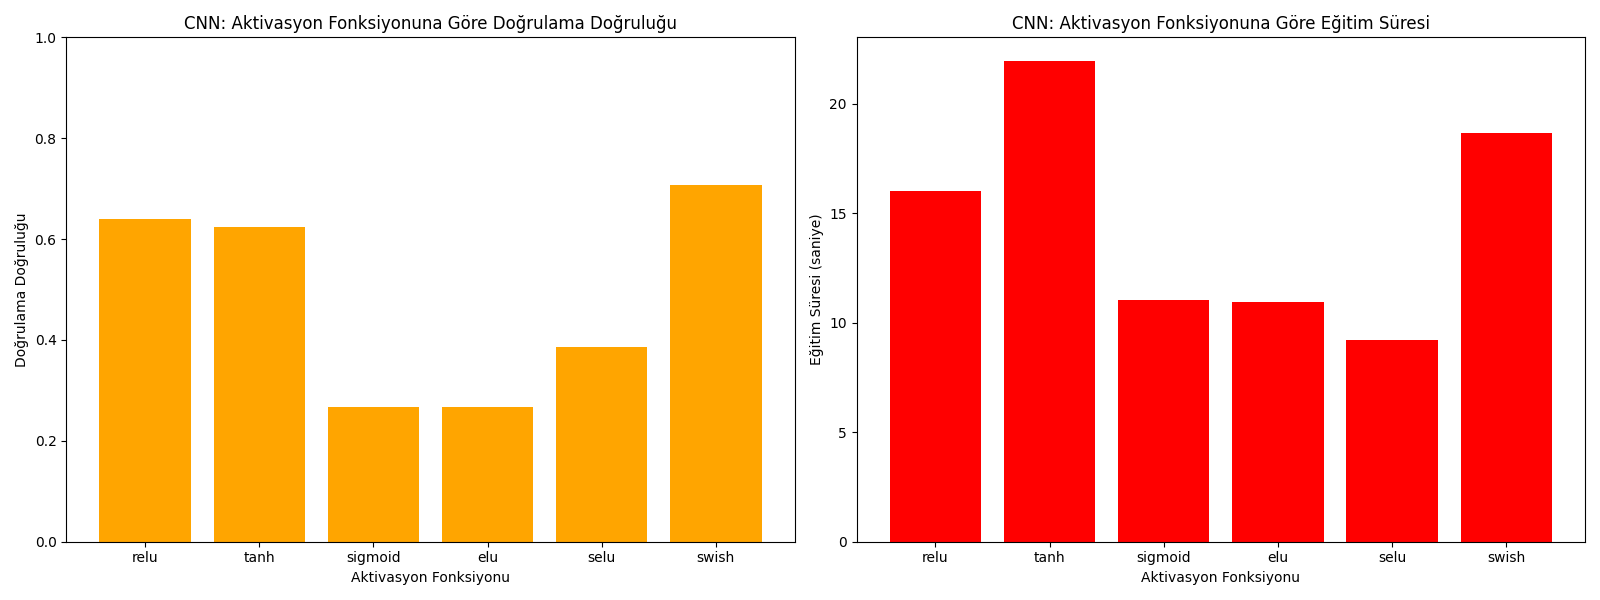

This figure's Python source:
import os
import numpy as np
import pandas as pd
import matplotlib.pyplot as plt
from sklearn.preprocessing import LabelEncoder, StandardScaler
from sklearn.model_selection import train_test_split
from sklearn.metrics import accuracy_score, classification_report, confusion_matrix
import tensorflow as tf
import joblib
import time

# Import feature extractor from main script
from instrument_classifier import AudioFeatureExtractor, prepare_data

# Set random seeds for reproducibility
np.random.seed(42)
tf.random.set_seed(42)

def create_mlp_model(input_shape, num_classes, activation_function, hidden_layers=[100, 50]):
    """Create a Multi-Layer Perceptron model with specified activation function."""
    model = tf.keras.Sequential()
    
    # Input layer
    model.add(tf.keras.layers.Input(shape=(input_shape,)))
    
    # Hidden layers
    for units in hidden_layers:
        model.add(tf.keras.layers.Dense(units, activation=activation_function))
        model.add(tf.keras.layers.BatchNormalization())
        model.add(tf.keras.layers.Dropout(0.3))
    
    # Output layer (always uses softmax for multi-class classification)
    model.add(tf.keras.layers.Dense(num_classes, activation='softmax'))
    
    # Compile model
    model.compile(
        optimizer='adam',
        loss='sparse_categorical_crossentropy',
        metrics=['accuracy']
    )
    
    return model

def create_cnn_model(input_shape, num_classes, activation_function):
    """Create a CNN model with specified activation function."""
    model = tf.keras.Sequential([
        tf.keras.layers.Conv2D(32, (3, 3), activation=activation_function, input_shape=input_shape),
        tf.keras.layers.MaxPooling2D((2, 2)),
        tf.keras.layers.Conv2D(64, (3, 3), activation=activation_function),
        tf.keras.layers.MaxPooling2D((2, 2)),
        tf.keras.layers.Conv2D(64, (3, 3), activation=activation_function),
        tf.keras.layers.Flatten(),
        tf.keras.layers.Dense(128, activation=activation_function),
        tf.keras.layers.Dropout(0.5),
        tf.keras.layers.Dense(num_classes, activation='softmax')
    ])
    
    # Compile model
    model.compile(
        optimizer='adam',
        loss='sparse_categorical_crossentropy',
        metrics=['accuracy']
    )
    
    return model

def compare_activations_mlp(X_train, y_train, X_val, y_val, num_classes):
    """Compare different activation functions for MLP model."""
    # List of activation functions to compare
    activation_functions = ['relu', 'tanh', 'sigmoid', 'elu', 'selu', 'swish']
    
    # Dictionary to store results
    results = {
        'activation': [],
        'train_accuracy': [],
        'val_accuracy': [],
        'training_time': []
    }
    
    # Train and evaluate models with different activation functions
    for activation in activation_functions:
        print(f"\nTraining MLP with {activation} activation function...")
        
        # Create model
        model = create_mlp_model(X_train.shape[1], num_classes, activation)
        
        # Early stopping
        early_stopping = tf.keras.callbacks.EarlyStopping(
            monitor='val_loss',
            patience=5,
            restore_best_weights=True
        )
        
        # Train model and measure time
        start_time = time.time()
        history = model.fit(
            X_train, y_train,
            epochs=50,
            batch_size=32,
            validation_data=(X_val, y_val),
            callbacks=[early_stopping],
            verbose=1
        )
        training_time = time.time() - start_time
        
        # Evaluate on training and validation sets
        train_loss, train_accuracy = model.evaluate(X_train, y_train, verbose=0)
        val_loss, val_accuracy = model.evaluate(X_val, y_val, verbose=0)
        
        # Store results
        results['activation'].append(activation)
        results['train_accuracy'].append(train_accuracy)
        results['val_accuracy'].append(val_accuracy)
        results['training_time'].append(training_time)
        
        print(f"Training Accuracy: {train_accuracy:.4f}")
        print(f"Validation Accuracy: {val_accuracy:.4f}")
        print(f"Training Time: {training_time:.2f} seconds")
    
    return pd.DataFrame(results)

def compare_activations_cnn(X_train, y_train, X_val, y_val, num_classes):
    """Compare different activation functions for CNN model."""
    # Reshape data for CNN input
    input_shape = (X_train.shape[1], X_train.shape[2], 1)
    X_train = X_train.reshape(X_train.shape[0], X_train.shape[1], X_train.shape[2], 1)
    X_val = X_val.reshape(X_val.shape[0], X_val.shape[1], X_val.shape[2], 1)
    
    # List of activation functions to compare
    activation_functions = ['relu', 'tanh', 'sigmoid', 'elu', 'selu', 'swish']
    
    # Dictionary to store results
    results = {
        'activation': [],
        'train_accuracy': [],
        'val_accuracy': [],
        'training_time': []
    }
    
    # Train and evaluate models with different activation functions
    for activation in activation_functions:
        print(f"\nTraining CNN with {activation} activation function...")
        
        # Create model
        model = create_cnn_model(input_shape, num_classes, activation)
        
        # Early stopping
        early_stopping = tf.keras.callbacks.EarlyStopping(
            monitor='val_loss',
            patience=5,
            restore_best_weights=True
        )
        
        # Train model and measure time
        start_time = time.time()
        history = model.fit(
            X_train, y_train,
            epochs=30,
            batch_size=32,
            validation_data=(X_val, y_val),
            callbacks=[early_stopping],
            verbose=1
        )
        training_time = time.time() - start_time
        
        # Evaluate on training and validation sets
        train_loss, train_accuracy = model.evaluate(X_train, y_train, verbose=0)
        val_loss, val_accuracy = model.evaluate(X_val, y_val, verbose=0)
        
        # Store results
        results['activation'].append(activation)
        results['train_accuracy'].append(train_accuracy)
        results['val_accuracy'].append(val_accuracy)
        results['training_time'].append(training_time)
        
        print(f"Training Accuracy: {train_accuracy:.4f}")
        print(f"Validation Accuracy: {val_accuracy:.4f}")
        print(f"Training Time: {training_time:.2f} seconds")
    
    return pd.DataFrame(results)

def plot_results(mlp_results, cnn_results):
    """Plot comparison of activation functions for both models."""
    plt.figure(figsize=(16, 12))
    
    # MLP Validation Accuracy
    plt.subplot(2, 2, 1)
    plt.bar(mlp_results['activation'], mlp_results['val_accuracy'], color='blue')
    plt.title('MLP: Validation Accuracy by Activation Function')
    plt.xlabel('Activation Function')
    plt.ylabel('Validation Accuracy')
    plt.ylim(0, 1)
    
    # MLP Training Time
    plt.subplot(2, 2, 2)
    plt.bar(mlp_results['activation'], mlp_results['training_time'], color='green')
    plt.title('MLP: Training Time by Activation Function')
    plt.xlabel('Activation Function')
    plt.ylabel('Training Time (seconds)')
    
    # CNN Validation Accuracy
    plt.subplot(2, 2, 3)
    plt.bar(cnn_results['activation'], cnn_results['val_accuracy'], color='orange')
    plt.title('CNN: Validation Accuracy by Activation Function')
    plt.xlabel('Activation Function')
    plt.ylabel('Validation Accuracy')
    plt.ylim(0, 1)
    
    # CNN Training Time
    plt.subplot(2, 2, 4)
    plt.bar(cnn_results['activation'], cnn_results['training_time'], color='red')
    plt.title('CNN: Training Time by Activation Function')
    plt.xlabel('Activation Function')
    plt.ylabel('Training Time (seconds)')
    
    plt.tight_layout()
    plt.savefig('activation_comparison.png')
    print("Saved activation function comparison plot to activation_comparison.png")

def main():
    # Paths to data
    train_metadata_path = 'Metadata_Train.csv'
    train_dir = 'Train_submission'
    
    # Prepare data
    audio_paths, y_encoded, label_encoder = prepare_data(train_metadata_path, train_dir)
    
    # Feature extraction
    feature_extractor = AudioFeatureExtractor()
    
    # Extract features for MLP model
    print("Extracting features for MLP model...")
    X, y = feature_extractor.extract_features_dataset(audio_paths, y_encoded)
    
    # Split data into train and validation sets
    X_train, X_val, y_train, y_val = train_test_split(X, y, test_size=0.2, random_state=42, stratify=y)
    
    # Scale features
    scaler = StandardScaler()
    X_train_scaled = scaler.fit_transform(X_train)
    X_val_scaled = scaler.transform(X_val)
    
    # Compare activation functions for MLP
    mlp_results = compare_activations_mlp(
        X_train_scaled, y_train, X_val_scaled, y_val, len(label_encoder.classes_))
    
    # Extract mel spectrograms for CNN
    print("\nExtracting mel spectrograms for CNN...")
    X_spec, y_spec = feature_extractor.extract_mel_spectrograms(audio_paths, y_encoded)
    
    # Split spectrograms into train and validation sets
    X_train_spec, X_val_spec, y_train_spec, y_val_spec = train_test_split(
        X_spec, y_spec, test_size=0.2, random_state=42, stratify=y_spec)
    
    # Compare activation functions for CNN
    cnn_results = compare_activations_cnn(
        X_train_spec, y_train_spec, X_val_spec, y_val_spec, len(label_encoder.classes_))
    
    # Print results tables
    print("\nMLP Results:")
    print(mlp_results)
    print("\nCNN Results:")
    print(cnn_results)
    
    # Plot results
    plot_results(mlp_results, cnn_results)
    
    # Save results to CSV
    mlp_results.to_csv('mlp_activation_results.csv', index=False)
    cnn_results.to_csv('cnn_activation_results.csv', index=False)
    print("Saved results to CSV files")

if __name__ == "__main__":
    main() 